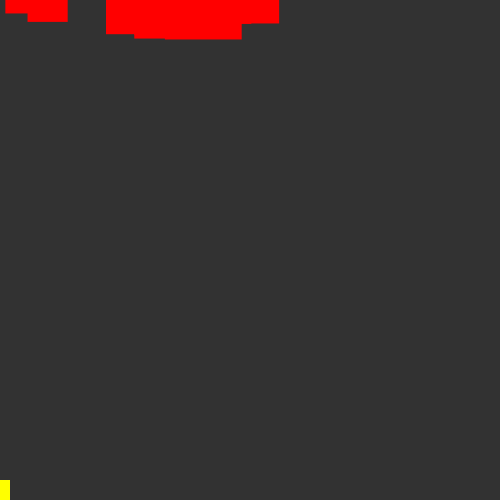
Frame 1 (no input)
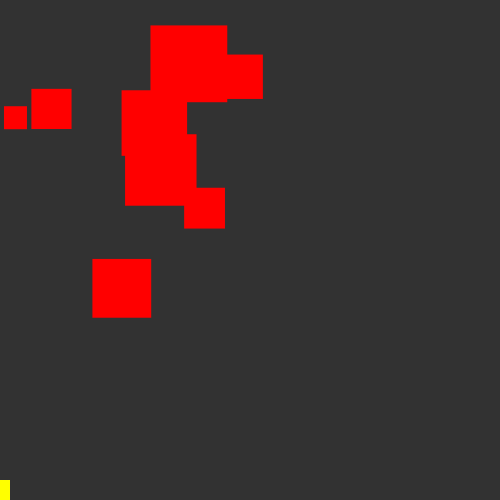
Frame 60 (the mouse pressed at the canvas centre just before this capture)
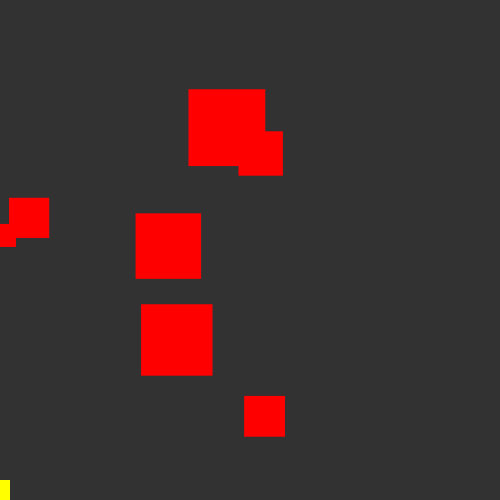
Frame 120 (the mouse held since frame 60 and released just before this capture)

The Processing sketch that drew these frames (run headless with seeded random() and noise(); from frame 60 on, the mouse is pressed at the canvas centre):

// Processing sketch: processing_133733
// ── processing_133733.pde

float back = 50;
float left = 0;
float right = 0;
boolean lost = false;
obstacle[] obstacles = new obstacle[8];
player dude = new player();

void setup(){
  textSize(100);
  size(500,500);
  for(int i = 0; i < obstacles.length; i++){
    obstacles[i] = new obstacle();
     obstacles[i].posXO = obstacles[i].posX;
  }
}

void draw(){
  background(back);
  fill(255,255,0);
  rectMode(CENTER);
  noStroke();
  dude.x += (right - left) * dude.speed;
  dude.y = width - 10;
  rect(dude.x,dude.y,dude.size,dude.size);
  fill(255,0,0);
  for(int i = 0; i < obstacles.length; i++){
    obstacles[i].posY = obstacles[i].posY + obstacles[i].ySpeed;
    obstacles[i].posX = obstacles[i].posX + obstacles[i].xSpeed;
    
    if(obstacles[i].posX > obstacles[i].posXO + 40){
      obstacles[i].xSpeed *= -1;
    }
    
    if(obstacles[i].posX < obstacles[i].posXO - 40){
      obstacles[i].xSpeed = 1;
    }
    rect(obstacles[i].posX, obstacles[i].posY, obstacles[i].w, obstacles[i].h);
    
    if(colliding(dude.x, dude.y, dude.x + dude.size, dude.y + dude.size, obstacles[i].posX, obstacles[i].posY, obstacles[i].posX + obstacles[i].w, obstacles[i].posY + obstacles[i].h)){
      lost = true;
    }
    
    if(lost){
      back = 0; 
      textAlign(CENTER);
      text("You lost", width/2, height/2);
    }
  }
}

class obstacle{
  float w = random(20,80);
  float h = w;
  float posX = random(width);
  float posXO;
  float posY = 0;
  float ySpeed = random(1,5);
  float xSpeed = random(1,20);
}

class player{
  float x = 0;
  float y = 0;
  int size = 20;
  float speed = 3.0;
}

void keyPressed(){ 
  if(key == CODED){
    if(keyCode == LEFT){
      left = 1;
    }
    if(keyCode == RIGHT){
      right = 1; 
    }
  }
}

void keyReleased(){
  if (key == CODED){
    if (keyCode == LEFT){
      left = 0;
    }
    if (keyCode == RIGHT){
      right = 0;
    }
  }
}

boolean colliding(float left, float top, float right, float bottom,
                          float otherLeft, float otherTop, float otherRight, float otherBottom) {
  return !(left > otherRight || right < otherLeft || top > otherBottom || bottom < otherTop);
}
